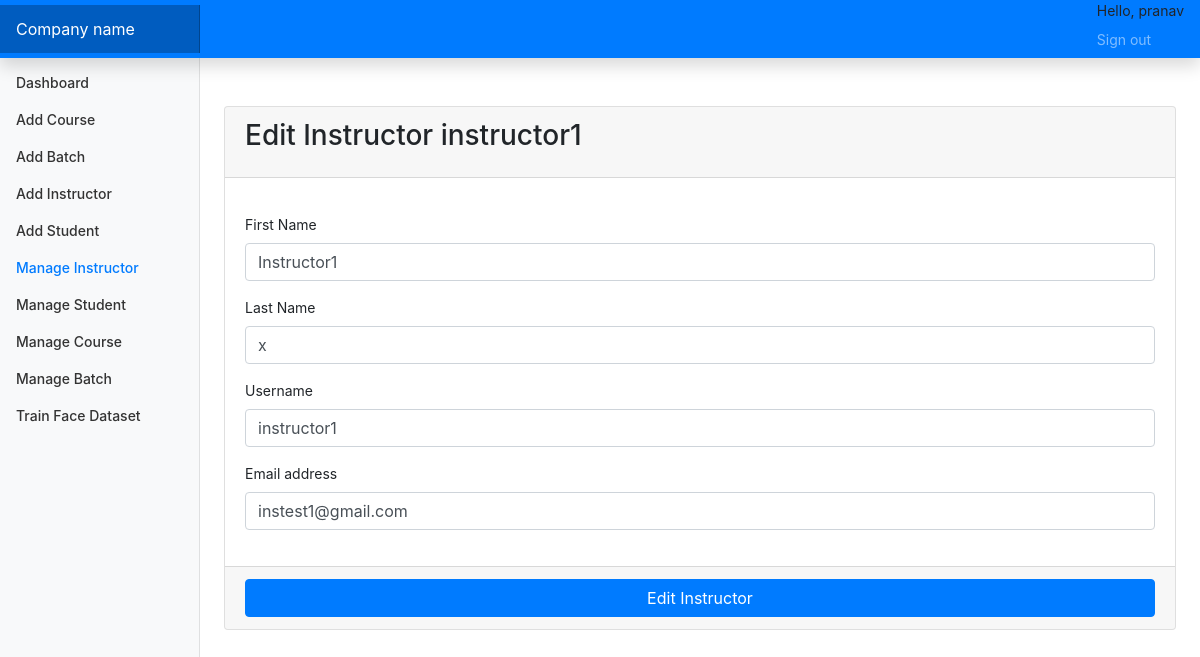
The page /edit_instructor/2 (signed in) on the database its author committed.
### account/models.py (models this page shows, shortened)
class CustomUser(AbstractUser):
    user_type_data=((1,"Admin"),(2,"Instructor"),(3,"Students"))
    user_type=models.CharField(default=1,choices=user_type_data,max_length=10)

class Instructor(models.Model):
    id=models.AutoField(primary_key=True)
    name=models.CharField(max_length=255,null=True,blank=True)
    user=models.OneToOneField(CustomUser,on_delete=models.CASCADE)
    objects=models.Manager()

### account/adminviews.py (the view, shortened to what this page needs)
# urls.py: path('edit_instructor/<str:ins_id>',adminviews.editInstructor,name="editi"),
def editInstructor(request,ins_id):
    ins=Instructor.objects.get(user=ins_id)
    return render(request,"HOD/edit_instructor.html",{"instructor":ins})

### account/restrictionMiddleware.py (called while the page is built, shortened)
    def process_view(self,request,view_func,view_args,view_kwargs):
        modulename=view_func.__module__
        user=request.user
        if user.is_authenticated:
            if user.user_type == "1":
                if modulename == "account.adminviews":
                    pass
                elif modulename == "account.views":
                    pass
                else:
                    return redirect('dashboard')
            else:
                return redirect('loginpage')
        else:
            if request.path == reverse("loginpage"):
                pass
            else:
                return HttpResponseRedirect(reverse("loginpage"))

### account/templates/HOD/edit_instructor.html (shortened to what this page needs)
{% extends 'base.html'%}
{% block sidebarstuff %}
<li class="nav-item">
    <a class="nav-link" href="{% url 'dashboard' %}">
        Dashboard <span class="sr-only">(current)</span>
    </a>
</li>
<li class="nav-item">
    <a class="nav-link" href="{% url 'addCourses' %}">
        Add Course
    </a>
</li>
<li class="nav-item">
    <a class="nav-link" href="{% url 'addBatch' %}">
        Add Batch
    </a>
</li>
<li class="nav-item">
    <a class="nav-link" href="{% url 'addInstructor' %}">
        Add Instructor
    </a>
</li>
<li class="nav-item">
    <a class="nav-link" href="{% url 'addStudent' %}">
        Add Student
    </a>
</li>
<li class="nav-item">
    <a class="nav-link active" href="{% url 'managei' %}">
        Manage Instructor
    </a>
</li>
<li class="nav-item">
    <a class="nav-link" href="{% url 'manages' %}">
        Manage Student
    </a>
</li>
<li class="nav-item">
    <a class="nav-link" href="{% url 'managec' %}">
        Manage Course
    </a>
</li>
<li class="nav-item">
    <a class="nav-link" href="{% url 'manageb' %}">
        Manage Batch
    </a>
</li>
<li class="nav-item">
    <a class="nav-link" href="{% url 'train' %}">
        Train Face Dataset
    </a>
</li>
{% endblock sidebarstuff %}
{% block maincontent %}
<main role="main" class="col-md-9 ml-sm-auto col-lg-10 px-md-4">
    <div class="row">
        <div class="col-md-12 ">
            <div class="card card-primary mt-5">
                <div class="card-header">
                    <h3 class="card-title">Edit Instructor {{instructor.user.username}}</h3>
                </div>
                <form role="form" action="" method="POST">
                    <div class="card-body">
                        <div class="form-group">
                            <label>First Name</label>
                            <input type="text" class="form-control" name="first_name" value="{{instructor.user.first_name}}" required>
                        </div>
                        <div class="form-group">
                            <label>Last Name</label>
                            <input type="text" class="form-control" name="last_name" value="{{instructor.user.last_name}}"
                                default=" ">
                        </div>
                        <div class="form-group">
                            <label>Username</label>
                            <input type="text" class="form-control" name="username" value="{{instructor.user.username}}" required>
                        </div>
                        <div class="form-group">
                            <label>Email address</label>
                            <input type="email" class="form-control" name="email" value="{{instructor.user.email}}" required>
                        </div>
                    </div>
                    <div class="card-footer">
                        <button type="submit" class="btn btn-primary btn-block">Edit Instructor</button>
                    </div>
                </form>
            </div>
        </div>
    </div>
</main>
{% endblock maincontent %}

### account/templates/base.html (shortened to what this page needs)
{% load static %}
<!doctype html>
<html lang="en">
<head>
    <link rel="stylesheet" href="{% static 'css/bootstrap.min.css' %}">
    <link rel="stylesheet" href="{% static 'css/base.css' %}">
</head>
<body>
    <nav class="navbar navbar-dark sticky-top bg-primary flex-md-nowrap p-0 shadow">
        <a class="navbar-brand col-md-3 col-lg-2 mr-0 px-3" href="#">Company name</a>
        <ul class="navbar-nav px-3">
            <li class="nav-item text-nowrap">
                <span>Hello, {{request.user}} </span>
            </li>
            <li class="nav-item text-nowrap">
                <a class="nav-link" href="{% url 'logout' %}">Sign out</a>
            </li>
        </ul>
    </nav>
    <div class="container-fluid">
        <div class="row">
            <nav id="sidebarMenu" class="col-md-3 col-lg-2 d-md-block bg-light sidebar collapse">
                <div class="sidebar-sticky pt-3">
                    <ul class="nav flex-column">
                        {% block sidebarstuff %}
                        {% endblock sidebarstuff %}
                    </ul>
                </div>
            </nav>
            {% block maincontent %}
            {% endblock maincontent %}
        </div>
    </div>
</body>
</html>

### staticfiles/css/base.css (style rules this page uses)
body { font-size: .875rem; }
.sidebar { position: fixed; top: 0; bottom: 0; left: 0; z-index: 100; padding: 48px 0 0; box-shadow: inset -1px 0 0 rgba(0, 0, 0, .1); }
.sidebar-sticky { position: relative; top: 0; height: calc(100vh - 48px); padding-top: .5rem; overflow-x: hidden; overflow-y: auto; }
.sidebar .nav-link { font-weight: 500; color: #333; }
.sidebar .nav-link.active { color: #007bff; }
.navbar-brand { padding-top: .75rem; padding-bottom: .75rem; font-size: 1rem; background-color: rgba(0, 0, 0, .25); box-shadow: inset -1px 0 0 rgba(0, 0, 0, .25); }

### rows shown on the page
CustomUser: user "pranav"
Instructor: user.username "instructor1", first_name "Instructor1", last_name "x", username "instructor1", email "instest1@gmail.com"
